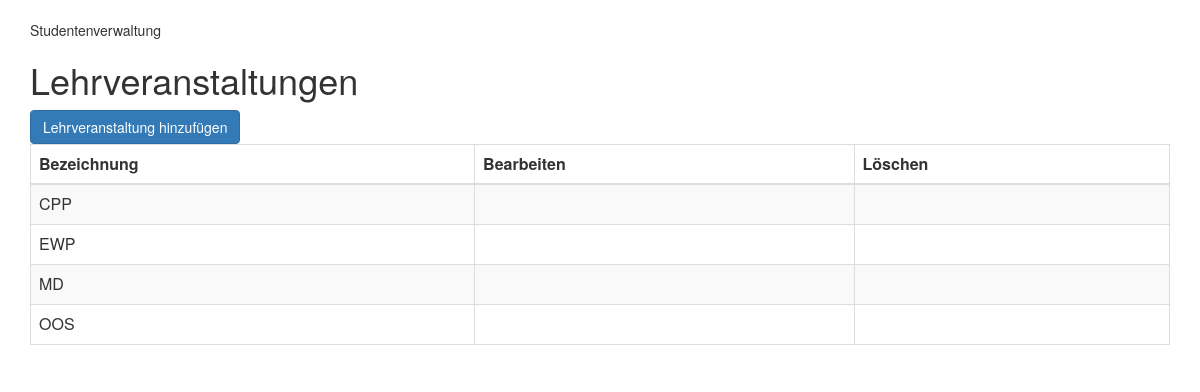
Page /lehrveranstaltungen/ on the earlier database version.
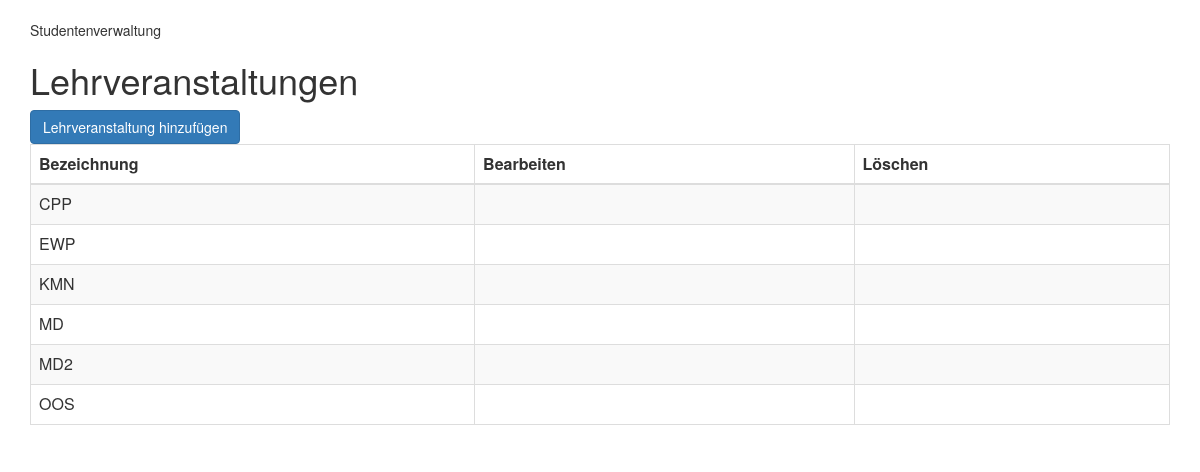
Same page on the later database version.
### ESA2/models.py (models this page shows, shortened)
class Lehrveranstaltung(models.Model):
    bezeichnung = models.CharField(max_length=50)
    teilnehmer = models.ManyToManyField(Student, blank=True)

### ESA2/views/Lehrveranstaltung.py (the view)
# urls.py: path('lehrveranstaltungen/', Lehrveranstaltung.get_lv_list, name='lvList'),
def get_lv_list(request):
    lvList=Lehrveranstaltung.objects.all().order_by('bezeichnung')
    return render(request, 'lv_list.html', {'page_title':'Lehrveranstaltungen', 'lehrveranstaltungen':lvList})

### ESA2/templates/lv_list.html
﻿{% extends 'base.html' %}
{% load bootstrap3 %}
{% block content %}
<a href="{% url 'addLehrveranstaltung' %}" class="btn btn-primary">Lehrveranstaltung hinzufügen</a>
<table class="table table-bordered table-striped">
    <thead>
    <th>Bezeichnung</th>
    <th>Bearbeiten</th>
    <th>Löschen</th>
    </thead>
    {% for lv in lehrveranstaltungen %}
    <tr>
        <td>{{ lv.bezeichnung }}</td>
        <td><a href="{% url 'editLehrveranstaltung' pk=lv.pk %}">{% bootstrap_icon 'edit' %}</a></td>
        <td><a href="{% url 'deleteLehrveranstaltung' pk=lv.pk %}">{% bootstrap_icon 'erase' %}</a></td>
    </tr>
    {% endfor %}
</table>
{% endblock %}

Differences in the rows shown:
added Lehrveranstaltung: bezeichnung "KMN"
added Lehrveranstaltung: bezeichnung "MD2"
